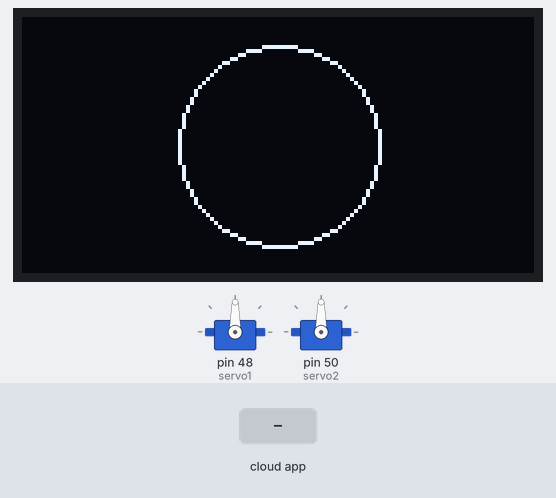
Bench run of a sketch on a simulated Arduino Mega 2560, built with avr-gcc and run on an emulated ATmega2560. On the bench: 128×64 one-colour display, 2 × servo. Inputs (shaded band) come from the test bench. The ROS host is connected and sends only what is stated; what the sketch prints to the serial monitor is not drawn.

Above: at 2.2 s.
2.3 s: the phone or cloud app sets smile_status to smiling
At 2.77 s:
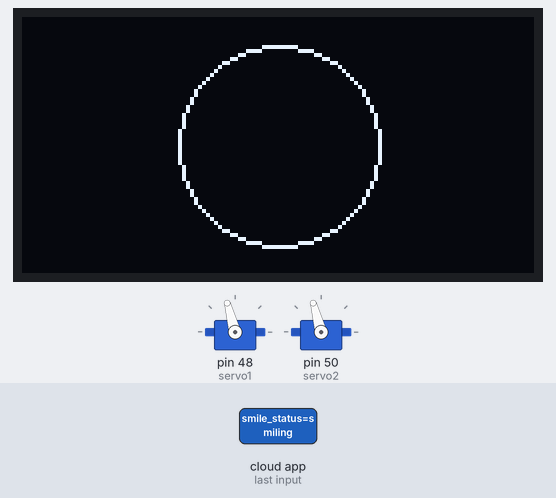
At 4.1 s:
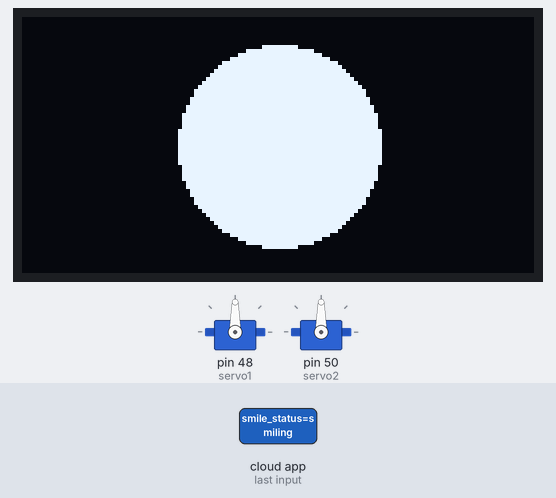
4.9 s: the phone or cloud app sets movement_status to smiling
6.6 s: the phone or cloud app sets smile_status to smiling
At 7.08 s:
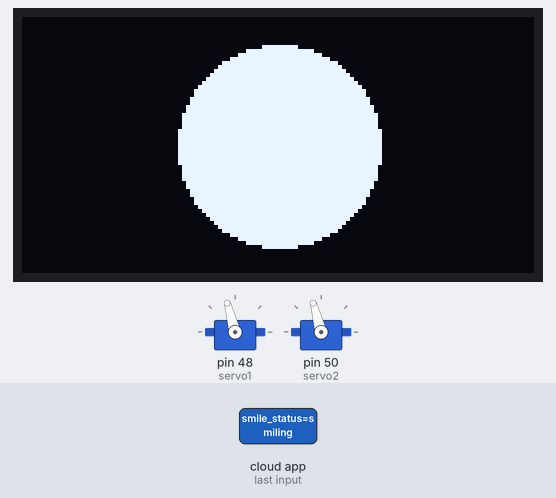
Timing chart, 0 to 9.6 s (numbered marks = the images above; inputs shaded):
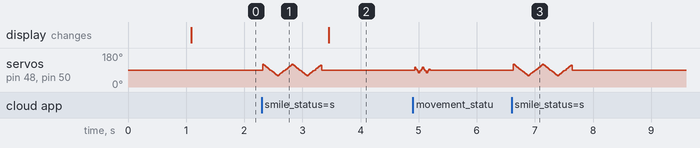

The sketch:

display_and_servo.ino
```cpp
#include <Servo.h>
#include <ros.h>
#include <std_msgs/String.h>
#include <Wire.h>
#include <Adafruit_GFX.h>
#include <Adafruit_SSD1306.h>

/*=======================
 * Servo
 * ======================*/
Servo servo1;
Servo servo2;

int center = 90;

// ステージ設定
int stage1Speed = 2;   // ステージ1（速い）
int stage2Speed = 4;   // ステージ2（遅い）
int stage1Range = 15;  // ステージ1 ±15°
int stage2Range = 30;  // ステージ2 ±30°

/*=======================
 * OLED(I2C)
 * ======================*/
#define SCREEN_WIDTH 128
#define SCREEN_HEIGHT 64
#define OLED_RESET -1
#define SCREEN_ADDRESS 0x3C

Adafruit_SSD1306 display(SCREEN_WIDTH, SCREEN_HEIGHT, &Wire, OLED_RESET);

bool showCircle = true;       // true = ◯, false = ●
unsigned long lastSmilingTime = 0;
const unsigned long inverseDuration = 5000; // 5秒

/*======================
 * ROS
 * =====================*/
ros::NodeHandle nh;

/*======================
 * Publisher
 * =====================*/
std_msgs::String str_msg;
ros::Publisher chatter("chatter", &str_msg);
char hello[13] = "hello world!";

/*======================
 * Function Prototypes
 * =====================*/
void runStage(int stage);
void moveServo(int from, int to, int spd);

/*======================
 * Subscriber Callbacks
 * =====================*/

// /movement_status を受信 → Stage1実行
void movementStatusCallback(const std_msgs::String& msg) {
  Serial.println("Received /movement_status");
  runStage(1);  // ステージ1を実行
}

// /smile_status を受信 → Stage2実行 + OLED制御
void smileStatusCallback(const std_msgs::String& msg) {
  Serial.println("Received /smile_status");
  runStage(2);  // ステージ2を実行

  // OLED制御: "smiling"を受信したときに●に切り替え
  if (strcmp(msg.data, "smiling") == 0) {
    showCircle = false;
    lastSmilingTime = millis();
  }
}

ros::Subscriber<std_msgs::String> sub_movement("movement_status", movementStatusCallback);
ros::Subscriber<std_msgs::String> sub_smile("smile_status", smileStatusCallback);

/*======================
 * setup
 * =====================*/
void setup() {
  // Serial初期化
  Serial.begin(9600);

  // OLED初期化
  if (!display.begin(SSD1306_SWITCHCAPVCC, SCREEN_ADDRESS)) {
    Serial.println(F("SSD1306 disconnection"));
    for(;;); // OLED初期化失敗
  }
  display.clearDisplay();
  display.display();

  // ROS初期化
  nh.getHardware()->setBaud(57600);
  nh.initNode();
  nh.advertise(chatter);
  nh.subscribe(sub_movement);  // /movement_status を購読
  nh.subscribe(sub_smile);     // /smile_status を購読

  // Servo初期化
  randomSeed(analogRead(0));
  servo1.attach(48);
  servo2.attach(50);
  servo1.write(center);
  servo2.write(center);

  delay(1000);
}

/*======================
 * loop
 * =====================*/
void loop() {
  // ROS hello world publisher
  str_msg.data = hello;
  chatter.publish(&str_msg);

  // ROS通信処理
  nh.spinOnce();

  // OLED描画
  display.clearDisplay();
  if (!showCircle) {
    // ●を描画
    display.fillCircle(SCREEN_WIDTH/2, SCREEN_HEIGHT/2, 25, SSD1306_INVERSE);

    // 5秒経過したら元に戻す
    if (millis() - lastSmilingTime > inverseDuration) {
      showCircle = true;
    }
  }
  else {
    // ◯を描画
    display.drawCircle(SCREEN_WIDTH/2, SCREEN_HEIGHT/2, 25, SSD1306_WHITE);
  }
  display.display();

  delay(5);
}

/*======================
 * Stage1 / Stage2 動作
 * =====================*/
void runStage(int stage) {
  int spd, range;

  if (stage == 1) {
    spd = stage1Speed;
    range = stage1Range;
    Serial.println("Run Stage 1");
  } else {
    spd = stage2Speed;
    range = stage2Range;
    Serial.println("Run Stage 2");
  }

  int left = center + range;
  int right = center - range;

  // パターン（右→左→右→左）
  moveServo(left, right, spd);
  moveServo(right, left, spd);
  moveServo(left, right, spd);
  moveServo(right, left, spd);

  servo1.write(center);
  servo2.write(center);
  delay(100);
}

/*======================
 * サーボゆっくり動作
 * =====================*/
void moveServo(int from, int to, int spd) {
  if (from < to) {
    for (int i = from; i <= to; i++) {
      servo1.write(i);
      servo2.write(i);
      delay(spd);
    }
  } else {
    for (int i = from; i >= to; i--) {
      servo1.write(i);
      servo2.write(i);
      delay(spd);
    }
  }
}
```
